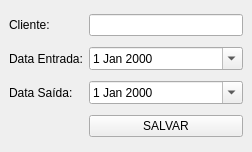
<?xml version="1.0" encoding="UTF-8"?>
<ui version="4.0">
 <class>MainWindow</class>
 <widget class="QMainWindow" name="MainWindow">
  <property name="geometry">
   <rect>
    <x>0</x>
    <y>0</y>
    <width>252</width>
    <height>152</height>
   </rect>
  </property>
  <property name="windowTitle">
   <string>Reserva</string>
  </property>
  <widget class="QWidget" name="centralwidget">
   <layout class="QGridLayout" name="gridLayout">
    <item row="0" column="0">
     <widget class="QLabel" name="label">
      <property name="text">
       <string>Cliente:</string>
      </property>
     </widget>
    </item>
    <item row="0" column="1">
     <widget class="QLineEdit" name="lineEdit"/>
    </item>
    <item row="1" column="0">
     <widget class="QLabel" name="label_2">
      <property name="text">
       <string>Data Entrada:</string>
      </property>
     </widget>
    </item>
    <item row="1" column="1">
     <widget class="QDateEdit" name="dateEdit_entrada">
      <property name="calendarPopup">
       <bool>true</bool>
      </property>
     </widget>
    </item>
    <item row="2" column="0">
     <widget class="QLabel" name="label_3">
      <property name="text">
       <string>Data Saída:</string>
      </property>
     </widget>
    </item>
    <item row="2" column="1">
     <widget class="QDateEdit" name="dateEdit_saida">
      <property name="calendarPopup">
       <bool>true</bool>
      </property>
     </widget>
    </item>
    <item row="3" column="1">
     <widget class="QPushButton" name="pushButton">
      <property name="text">
       <string>SALVAR</string>
      </property>
     </widget>
    </item>
   </layout>
  </widget>
 </widget>
 <resources/>
 <connections/>
</ui>
